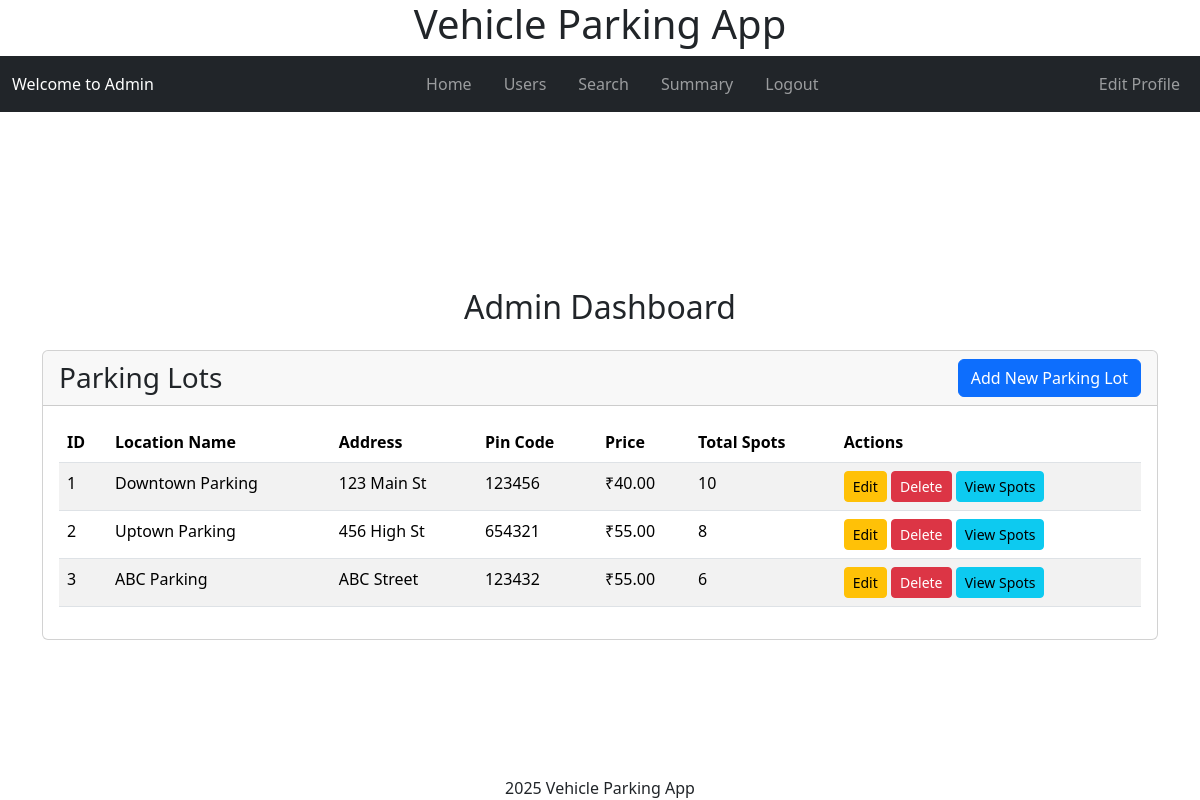
The app's page /admin/dashboard (signed in) with its own data.
### models/models.py (models this page shows, shortened)
class ParkingLot(db.Model):
    id = db.Column(db.Integer, primary_key=True)
    prime_location_name = db.Column(db.String(255), nullable=False, unique=True)
    price = db.Column(db.Numeric(10, 2), nullable=False)
    address = db.Column(db.Text, nullable=False)
    pin_code = db.Column(db.String(10), nullable=False)
    maximum_number_of_spots = db.Column(db.Integer, nullable=False)
    spots = db.relationship('ParkingSpot', backref='lot', lazy=True,
                          cascade='all, delete-orphan')

### controllers/admin_controllers.py (the view)
@app.route('/admin/dashboard')
@admin_required
def admin_dashboard():
    parking_lots = ParkingLot.query.all()
    return render_template('admin/dashboard.html', parking_lots=parking_lots)

### app.py (called while the page is built)
def create_app():
    app = Flask(__name__)
    app.config.from_object(LocalDevelopmentConfig)
    db.init_app(app)
    login_manager = LoginManager()
    login_manager.init_app(app)
    from models.models import User
    @login_manager.user_loader
    def load_user(user_id):
        return User.query.get(int(user_id))
    app.app_context().push()
    return app

### controllers/admin_controllers.py (called while the page is built)
def admin_required(f):
    @wraps(f)
    def decorated_function(*args, **kwargs):
        if not current_user.is_authenticated:
            flash('Please login to access this page.', 'warning')
            return redirect(url_for('login'))
        if not current_user.is_admin:
            flash('This page is only accessible to administrators.', 'warning')
            return redirect(url_for('user_dashboard'))
        return f(*args, **kwargs)
    return decorated_function

### templates/admin/dashboard.html (shortened to what this page needs)
{% extends "layout.html" %}
{% block header %}
    {% include "admin/navbar.html" with context %}
{% endblock header %}
{% block content %}
    <div class="container mt-4">
        <h2 class="text-center mb-4">Admin Dashboard</h2>
        <div class="card">
            <div class="card-header d-flex justify-content-between align-items-center">
                <h3 class="mb-0">Parking Lots</h3>
                <a href="{{ url_for('add_parking_lot') }}" class="btn btn-primary">Add New Parking Lot</a>
            </div>
            <div class="card-body">
                <div class="table-responsive" style="max-height: 400px; overflow-y: auto;">
                    <table class="table table-striped">
                        <thead>
                            <tr>
                                <th>ID</th>
                                <th>Location Name</th>
                                <th>Address</th>
                                <th>Pin Code</th>
                                <th>Price</th>
                                <th>Total Spots</th>
                                <th>Actions</th>
                            </tr>
                        </thead>
                        <tbody>
                            {% for lot in parking_lots %}
                            <tr>
                                <td>{{ lot.id }}</td>
                                <td>{{ lot.prime_location_name }}</td>
                                <td>{{ lot.address }}</td>
                                <td>{{ lot.pin_code }}</td>
                                <td>₹{{ lot.price }}</td>
                                <td>{{ lot.maximum_number_of_spots }}</td>
                                <td>
                                    <a href="{{ url_for('edit_parking_lot', lot_id=lot.id) }}" class="btn btn-sm btn-warning">Edit</a>
                                    <form action="{{ url_for('delete_parking_lot', lot_id=lot.id) }}" method="post" style="display:inline;" onsubmit="return confirm('Are you sure you want to delete this parking lot?')">
                                        <button type="submit" class="btn btn-sm btn-danger">Delete</button>
                                    </form>
                                    <a href="{{ url_for('view_parking_spots', lot_id=lot.id) }}" class="btn btn-sm btn-info">View Spots</a>
                                </td>
                            </tr>
                            {% else %}
                            <tr>
                                <td colspan="7" class="text-center">No parking lots found.</td>
                            </tr>
                            {% endfor %}
                        </tbody>
                    </table>
                </div>
            </div>
        </div>
    </div>
{% endblock %}

### static/styles.css (style rules this page uses)
html, body { height: 100%; width: 100vw; margin: 0; padding: 0; overflow: hidden; }
body { min-height: 100vh; min-width: 100vw; box-sizing: border-box; display: flex; flex-direction: column; }

### records on screen
ParkingLot: id "1", prime_location_name "Downtown Parking", address "123 Main St", pin_code "123456", price "40.00", maximum_number_of_spots "10"
ParkingLot: id "2", prime_location_name "Uptown Parking", address "456 High St", pin_code "654321", price "55.00", maximum_number_of_spots "8"
ParkingLot: id "3", prime_location_name "ABC Parking", address "ABC Street", pin_code "123432", price "55.00", maximum_number_of_spots "6"
